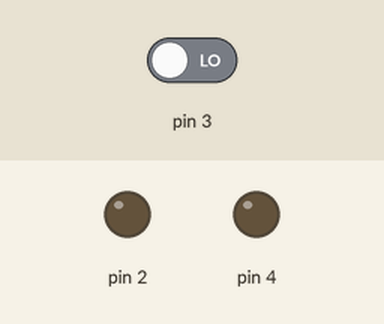
The sketch below on a simulated Arduino Uno, built with avr-gcc and run on an emulated ATmega328P. Parts: output pins drawn as LEDs (lit = HIGH). The test bench sets the inputs (shaded band); at power-on: pin 3 LOW.

Above: at 1.4 s.
1.5 s: pin 3 driven HIGH
At 2.0 s:
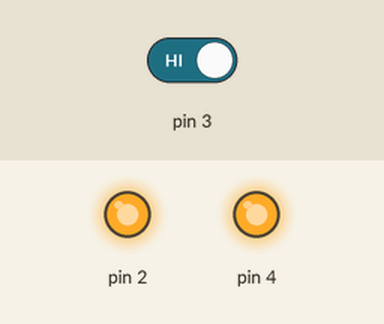
3.1 s: pin 3 driven LOW
At 4.6 s:
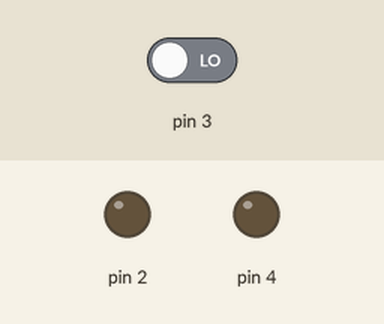
Timing chart, 0 to 6.1 s (numbered marks = the images above; inputs shaded):
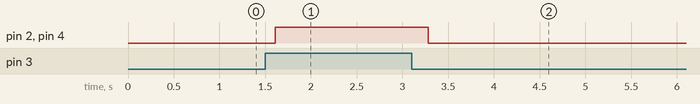

The sketch:

programmingAssignment.ino.ino
```cpp
#include <SoftwareSerial.h>               //Including the SoftwareSerial library
#define RX PB0                            //Defining the MOSI Pin as RX
#define TX PB1                            //Defining the MISO Pin as TX
SoftwareSerial mySerial(RX, TX);          //Defining the SoftwareSerial Pins (RX, TX)

#define LED_PIN1 PB2                      //Define LED 1 Pin to PB2
#define LED_PIN2 PB4                      //Define LED 2 Pin to PB4

#define BUTTON_PIN PB3                    //Define Button Pin to BP3
int buttonState = false;                  //Variable for the state of the Button

char message[18] = "this is a for loop";  //Message as character array

void setup() {
  pinMode(LED_PIN1, OUTPUT);              //LED 1 as OUTPUT
  pinMode(LED_PIN2, OUTPUT);              //LED 2 as OUTPUT
  pinMode(BUTTON_PIN, INPUT);             //BUTTON as INPUT
  mySerial.begin(2400);                   //Opening the serial, 2400 as data rate
  for(int i = 0; i < 18; i++){            //for loop, i will go from 0 to 18 in steps of 1
    mySerial.print(message[i]);           //Print character of array from current position of i
    delay(10);                            //Wait a bit
  }
}

void loop() {
  buttonState = digitalRead(BUTTON_PIN);  //Read the state of the button at the begining of the loop
  if(buttonState ==  HIGH){               //Code below will run, when the button is pressed
    turnBothLedOn();                      //Calls function to turn on both LEDs
    mySerial.println("Button is being pressed!"); //Writes button state in serial
  }else{                                  //Code below will run, when button is not pressed
    turnBothLedOff();                     //Calls function to turn off both LEDs
    mySerial.println("Button NOT is being pressed!"); //Writes button state in Serial
  }
  delay(100);                             //Wait a bit, to not spam the serial too much
}

void turnBothLedOn() {
    digitalWrite(LED_PIN1, HIGH);         //Turn the LED1 on
    digitalWrite(LED_PIN2, HIGH);         //Turn the LED2 on
}

void turnBothLedOff() {
    digitalWrite(LED_PIN1, LOW);          //Turn the LED1 off
    digitalWrite(LED_PIN2, LOW);          //Turn the LED2 off
}
```

Measured:
- after the input at 1.5 s, pin 2, pin 4: LOW → HIGH after 0.11 s
- after the input at 3.1 s, pin 2, pin 4: HIGH → LOW after 0.18 s
